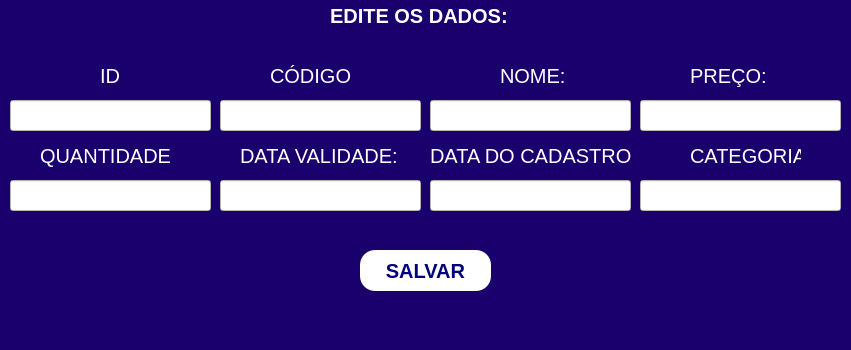
<?xml version="1.0" encoding="UTF-8"?>
<ui version="4.0">
 <class>MainWindow</class>
 <widget class="QMainWindow" name="MainWindow">
  <property name="geometry">
   <rect>
    <x>0</x>
    <y>0</y>
    <width>851</width>
    <height>350</height>
   </rect>
  </property>
  <property name="windowTitle">
   <string>EDIÇÃO</string>
  </property>
  <property name="styleSheet">
   <string notr="true">background-color: rgb(25, 0, 109);
color: rgb(255, 255, 255);</string>
  </property>
  <widget class="QWidget" name="centralwidget">
   <widget class="QLabel" name="label">
    <property name="geometry">
     <rect>
      <x>330</x>
      <y>-10</y>
      <width>181</width>
      <height>51</height>
     </rect>
    </property>
    <property name="font">
     <font>
      <pointsize>15</pointsize>
      <weight>75</weight>
      <bold>true</bold>
     </font>
    </property>
    <property name="text">
     <string>EDITE OS DADOS:</string>
    </property>
   </widget>
   <widget class="QLineEdit" name="lineEdit_3">
    <property name="geometry">
     <rect>
      <x>430</x>
      <y>100</y>
      <width>201</width>
      <height>31</height>
     </rect>
    </property>
    <property name="font">
     <font>
      <pointsize>15</pointsize>
     </font>
    </property>
    <property name="styleSheet">
     <string notr="true">background-color: rgb(255, 255, 255);
color: rgb(0, 0, 0);</string>
    </property>
   </widget>
   <widget class="QLabel" name="label_2">
    <property name="geometry">
     <rect>
      <x>270</x>
      <y>60</y>
      <width>81</width>
      <height>31</height>
     </rect>
    </property>
    <property name="font">
     <font>
      <pointsize>15</pointsize>
     </font>
    </property>
    <property name="styleSheet">
     <string notr="true">color: rgb(255, 255, 255);</string>
    </property>
    <property name="text">
     <string>CÓDIGO:</string>
    </property>
   </widget>
   <widget class="QLabel" name="label_3">
    <property name="geometry">
     <rect>
      <x>500</x>
      <y>60</y>
      <width>81</width>
      <height>31</height>
     </rect>
    </property>
    <property name="font">
     <font>
      <pointsize>15</pointsize>
     </font>
    </property>
    <property name="styleSheet">
     <string notr="true">color: rgb(255, 255, 255);</string>
    </property>
    <property name="text">
     <string>NOME:</string>
    </property>
   </widget>
   <widget class="QLabel" name="label_4">
    <property name="geometry">
     <rect>
      <x>690</x>
      <y>60</y>
      <width>81</width>
      <height>31</height>
     </rect>
    </property>
    <property name="font">
     <font>
      <pointsize>15</pointsize>
     </font>
    </property>
    <property name="styleSheet">
     <string notr="true">color: rgb(255, 255, 255);</string>
    </property>
    <property name="text">
     <string>PREÇO:</string>
    </property>
   </widget>
   <widget class="QLabel" name="label_5">
    <property name="geometry">
     <rect>
      <x>40</x>
      <y>140</y>
      <width>131</width>
      <height>31</height>
     </rect>
    </property>
    <property name="font">
     <font>
      <pointsize>15</pointsize>
     </font>
    </property>
    <property name="styleSheet">
     <string notr="true">color: rgb(255, 255, 255);</string>
    </property>
    <property name="text">
     <string>QUANTIDADE:</string>
    </property>
   </widget>
   <widget class="QLabel" name="label_6">
    <property name="geometry">
     <rect>
      <x>240</x>
      <y>140</y>
      <width>171</width>
      <height>31</height>
     </rect>
    </property>
    <property name="font">
     <font>
      <pointsize>15</pointsize>
     </font>
    </property>
    <property name="styleSheet">
     <string notr="true">color: rgb(255, 255, 255);</string>
    </property>
    <property name="text">
     <string>DATA VALIDADE:</string>
    </property>
   </widget>
   <widget class="QLabel" name="label_7">
    <property name="geometry">
     <rect>
      <x>430</x>
      <y>140</y>
      <width>201</width>
      <height>31</height>
     </rect>
    </property>
    <property name="font">
     <font>
      <pointsize>15</pointsize>
     </font>
    </property>
    <property name="styleSheet">
     <string notr="true">color: rgb(255, 255, 255);</string>
    </property>
    <property name="text">
     <string>DATA DO CADASTRO:</string>
    </property>
   </widget>
   <widget class="QLabel" name="label_8">
    <property name="geometry">
     <rect>
      <x>690</x>
      <y>140</y>
      <width>111</width>
      <height>31</height>
     </rect>
    </property>
    <property name="font">
     <font>
      <pointsize>15</pointsize>
     </font>
    </property>
    <property name="styleSheet">
     <string notr="true">color: rgb(255, 255, 255);</string>
    </property>
    <property name="text">
     <string>CATEGORIA:</string>
    </property>
   </widget>
   <widget class="QPushButton" name="pushButton">
    <property name="geometry">
     <rect>
      <x>360</x>
      <y>250</y>
      <width>131</width>
      <height>41</height>
     </rect>
    </property>
    <property name="font">
     <font>
      <pointsize>15</pointsize>
      <weight>75</weight>
      <bold>true</bold>
     </font>
    </property>
    <property name="cursor">
     <cursorShape>PointingHandCursor</cursorShape>
    </property>
    <property name="styleSheet">
     <string notr="true">background-color: rgb(255, 255, 255);
color: rgb(1, 1, 121);
border-radius:15px;</string>
    </property>
    <property name="text">
     <string>SALVAR</string>
    </property>
   </widget>
   <widget class="QLabel" name="label_9">
    <property name="geometry">
     <rect>
      <x>100</x>
      <y>60</y>
      <width>21</width>
      <height>31</height>
     </rect>
    </property>
    <property name="font">
     <font>
      <pointsize>15</pointsize>
     </font>
    </property>
    <property name="styleSheet">
     <string notr="true">color: rgb(255, 255, 255);</string>
    </property>
    <property name="text">
     <string>ID</string>
    </property>
   </widget>
   <widget class="QLineEdit" name="lineEdit_4">
    <property name="geometry">
     <rect>
      <x>640</x>
      <y>100</y>
      <width>201</width>
      <height>31</height>
     </rect>
    </property>
    <property name="font">
     <font>
      <pointsize>15</pointsize>
     </font>
    </property>
    <property name="styleSheet">
     <string notr="true">background-color: rgb(255, 255, 255);
color: rgb(0, 0, 0);</string>
    </property>
   </widget>
   <widget class="QLineEdit" name="lineEdit">
    <property name="geometry">
     <rect>
      <x>10</x>
      <y>100</y>
      <width>201</width>
      <height>31</height>
     </rect>
    </property>
    <property name="font">
     <font>
      <pointsize>15</pointsize>
     </font>
    </property>
    <property name="styleSheet">
     <string notr="true">background-color: rgb(255, 255, 255);
color: rgb(0, 0, 0);</string>
    </property>
   </widget>
   <widget class="QLineEdit" name="lineEdit_2">
    <property name="geometry">
     <rect>
      <x>220</x>
      <y>100</y>
      <width>201</width>
      <height>31</height>
     </rect>
    </property>
    <property name="font">
     <font>
      <pointsize>15</pointsize>
     </font>
    </property>
    <property name="styleSheet">
     <string notr="true">background-color: rgb(255, 255, 255);
color: rgb(0, 0, 0);</string>
    </property>
   </widget>
   <widget class="QLineEdit" name="lineEdit_5">
    <property name="geometry">
     <rect>
      <x>10</x>
      <y>180</y>
      <width>201</width>
      <height>31</height>
     </rect>
    </property>
    <property name="font">
     <font>
      <pointsize>15</pointsize>
     </font>
    </property>
    <property name="styleSheet">
     <string notr="true">background-color: rgb(255, 255, 255);
color: rgb(0, 0, 0);</string>
    </property>
   </widget>
   <widget class="QLineEdit" name="lineEdit_6">
    <property name="geometry">
     <rect>
      <x>220</x>
      <y>180</y>
      <width>201</width>
      <height>31</height>
     </rect>
    </property>
    <property name="font">
     <font>
      <pointsize>15</pointsize>
     </font>
    </property>
    <property name="styleSheet">
     <string notr="true">background-color: rgb(255, 255, 255);
color: rgb(0, 0, 0);</string>
    </property>
   </widget>
   <widget class="QLineEdit" name="lineEdit_7">
    <property name="geometry">
     <rect>
      <x>430</x>
      <y>180</y>
      <width>201</width>
      <height>31</height>
     </rect>
    </property>
    <property name="font">
     <font>
      <pointsize>15</pointsize>
     </font>
    </property>
    <property name="styleSheet">
     <string notr="true">background-color: rgb(255, 255, 255);
color: rgb(0, 0, 0);</string>
    </property>
   </widget>
   <widget class="QLineEdit" name="lineEdit_8">
    <property name="geometry">
     <rect>
      <x>640</x>
      <y>180</y>
      <width>201</width>
      <height>31</height>
     </rect>
    </property>
    <property name="font">
     <font>
      <pointsize>15</pointsize>
     </font>
    </property>
    <property name="styleSheet">
     <string notr="true">background-color: rgb(255, 255, 255);
color: rgb(0, 0, 0);</string>
    </property>
   </widget>
   <widget class="QLabel" name="label_10">
    <property name="geometry">
     <rect>
      <x>320</x>
      <y>220</y>
      <width>231</width>
      <height>21</height>
     </rect>
    </property>
    <property name="font">
     <font>
      <pointsize>11</pointsize>
     </font>
    </property>
    <property name="styleSheet">
     <string notr="true">color:red;</string>
    </property>
    <property name="text">
     <string/>
    </property>
   </widget>
  </widget>
  <widget class="QMenuBar" name="menubar">
   <property name="geometry">
    <rect>
     <x>0</x>
     <y>0</y>
     <width>851</width>
     <height>21</height>
    </rect>
   </property>
  </widget>
  <widget class="QStatusBar" name="statusbar"/>
 </widget>
 <resources/>
 <connections/>
</ui>
